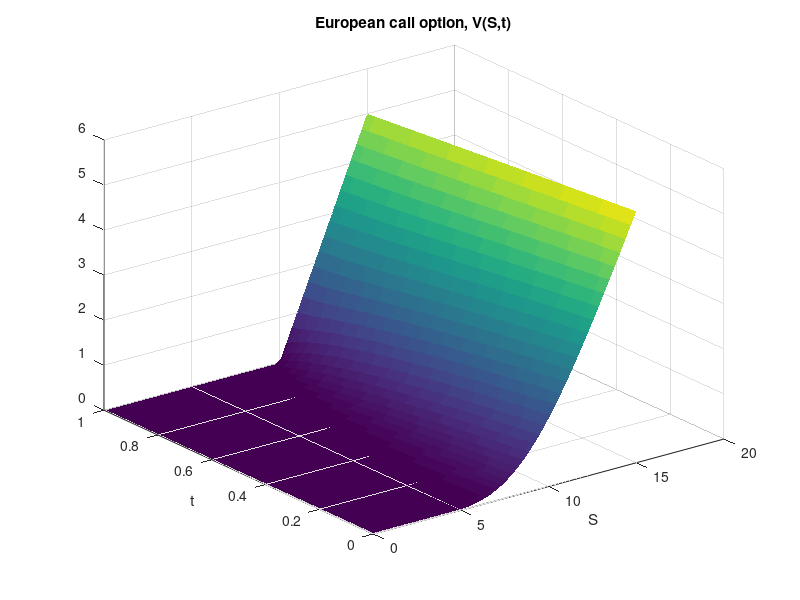

Recreate this plot in MATLAB.
r = 0.06;
sigma = 0.3;
K = 10; 
a = 0;
S_star = 15;
T = 1;
NS = 50;
Nt = 10000;
hS = (S_star-a)/NS;
ht = T/Nt;


lS = linspace(a,S_star,NS);
lt = linspace(0,T,Nt);
grid = meshgrid(lS,lt);
[X,T] = meshgrid(lS,lt);

u0 = @(S)(max(S-10,0));
ua = 0;
ub = @(t)(15 - 10*exp(-r*t));


grid(1,:) = u0(lS);
grid(:,1) = ua;
grid(:,end) = ub(lt);


i = 2:NS-1;
for j=1:Nt-1
        grid(j+1, i) = ht/2 * ((sigma^2) * i.^2 + r*i) .* grid(j,i+1) + (1-sigma^2 * i.^2 * ht - r*ht) .* grid(j,i) + ht/2 * (sigma^2 * i.^2 - r*i) .* grid(j,i-1);
end


lT = 1+zeros(1,Nt);
figure(1)
surf(lS,lT-lt,grid, 'LineStyle','none', 'FaceColor','flat')
xlabel('S')
ylabel('t')
title('European call option, V(S,t)')
